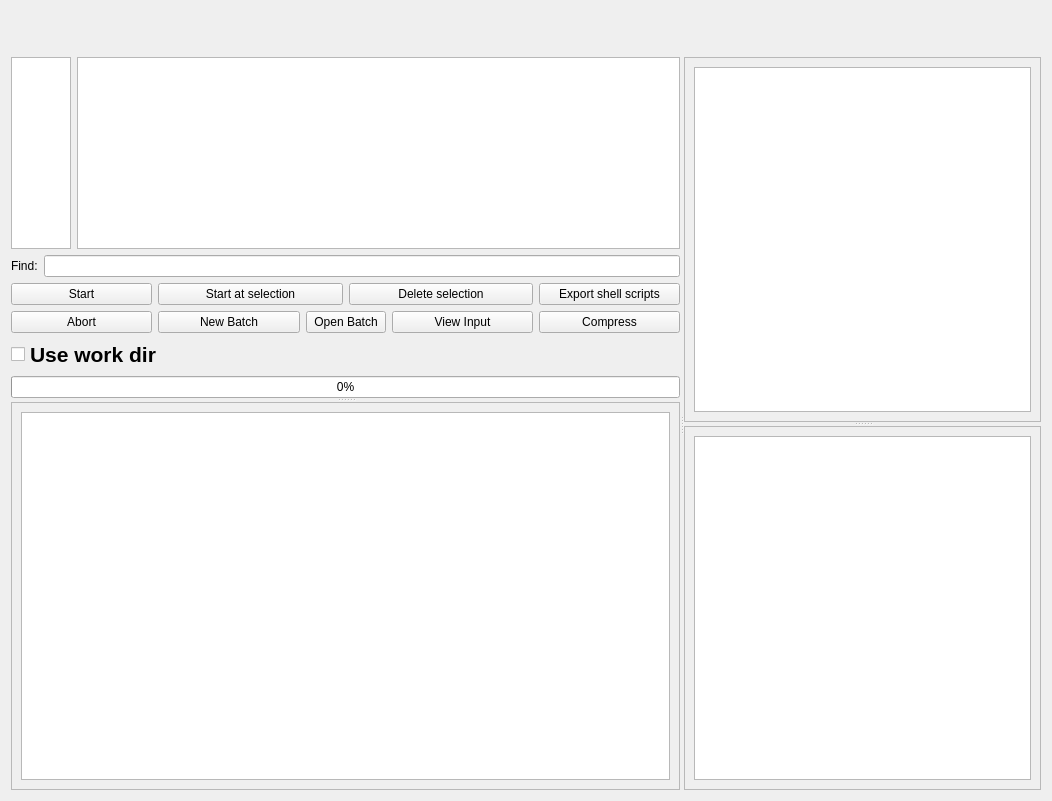
<?xml version="1.0" encoding="UTF-8"?>
<ui version="4.0">
 <class>Form</class>
 <widget class="QWidget" name="Form">
  <property name="geometry">
   <rect>
    <x>0</x>
    <y>0</y>
    <width>1052</width>
    <height>801</height>
   </rect>
  </property>
  <property name="windowTitle">
   <string>Form</string>
  </property>
  <layout class="QVBoxLayout" name="verticalLayout_5">
   <item>
    <widget class="QLabel" name="labelBatchPath">
     <property name="sizePolicy">
      <sizepolicy hsizetype="Preferred" vsizetype="Fixed">
       <horstretch>0</horstretch>
       <verstretch>0</verstretch>
      </sizepolicy>
     </property>
     <property name="minimumSize">
      <size>
       <width>0</width>
       <height>30</height>
      </size>
     </property>
     <property name="maximumSize">
      <size>
       <width>16777215</width>
       <height>40</height>
      </size>
     </property>
     <property name="font">
      <font>
       <weight>75</weight>
       <bold>true</bold>
      </font>
     </property>
     <property name="text">
      <string/>
     </property>
     <property name="textInteractionFlags">
      <set>Qt::LinksAccessibleByMouse|Qt::TextSelectableByKeyboard|Qt::TextSelectableByMouse</set>
     </property>
    </widget>
   </item>
   <item>
    <widget class="QSplitter" name="splitter_3">
     <property name="orientation">
      <enum>Qt::Horizontal</enum>
     </property>
     <widget class="QSplitter" name="splitter">
      <property name="orientation">
       <enum>Qt::Vertical</enum>
      </property>
      <widget class="QWidget" name="layoutWidget">
       <layout class="QVBoxLayout" name="verticalLayout">
        <item>
         <layout class="QHBoxLayout" name="horizontalLayout">
          <item>
           <widget class="QListWidget" name="listWidgetItemNumbers">
            <property name="sizePolicy">
             <sizepolicy hsizetype="Expanding" vsizetype="Expanding">
              <horstretch>1</horstretch>
              <verstretch>0</verstretch>
             </sizepolicy>
            </property>
            <property name="minimumSize">
             <size>
              <width>30</width>
              <height>0</height>
             </size>
            </property>
           </widget>
          </item>
          <item>
           <widget class="QListWidget" name="listwBatch">
            <property name="sizePolicy">
             <sizepolicy hsizetype="Expanding" vsizetype="Expanding">
              <horstretch>10</horstretch>
              <verstretch>0</verstretch>
             </sizepolicy>
            </property>
            <property name="selectionMode">
             <enum>QAbstractItemView::ExtendedSelection</enum>
            </property>
           </widget>
          </item>
         </layout>
        </item>
        <item>
         <layout class="QHBoxLayout" name="horizontalLayout_2">
          <item>
           <widget class="QLabel" name="label">
            <property name="text">
             <string>Find:</string>
            </property>
           </widget>
          </item>
          <item>
           <widget class="QLineEdit" name="lineEditFindItem"/>
          </item>
         </layout>
        </item>
        <item>
         <layout class="QGridLayout" name="gridLayout">
          <item row="0" column="0">
           <widget class="QPushButton" name="btnStart">
            <property name="sizePolicy">
             <sizepolicy hsizetype="MinimumExpanding" vsizetype="MinimumExpanding">
              <horstretch>0</horstretch>
              <verstretch>0</verstretch>
             </sizepolicy>
            </property>
            <property name="minimumSize">
             <size>
              <width>55</width>
              <height>0</height>
             </size>
            </property>
            <property name="maximumSize">
             <size>
              <width>16777215</width>
              <height>50</height>
             </size>
            </property>
            <property name="baseSize">
             <size>
              <width>60</width>
              <height>0</height>
             </size>
            </property>
            <property name="text">
             <string>Start</string>
            </property>
           </widget>
          </item>
          <item row="0" column="1" colspan="2">
           <widget class="QPushButton" name="btnStartAtSelection">
            <property name="sizePolicy">
             <sizepolicy hsizetype="MinimumExpanding" vsizetype="MinimumExpanding">
              <horstretch>0</horstretch>
              <verstretch>0</verstretch>
             </sizepolicy>
            </property>
            <property name="minimumSize">
             <size>
              <width>125</width>
              <height>0</height>
             </size>
            </property>
            <property name="maximumSize">
             <size>
              <width>16777215</width>
              <height>50</height>
             </size>
            </property>
            <property name="baseSize">
             <size>
              <width>60</width>
              <height>0</height>
             </size>
            </property>
            <property name="text">
             <string>Start at selection</string>
            </property>
           </widget>
          </item>
          <item row="0" column="3" colspan="2">
           <widget class="QPushButton" name="btnDelete">
            <property name="sizePolicy">
             <sizepolicy hsizetype="MinimumExpanding" vsizetype="MinimumExpanding">
              <horstretch>0</horstretch>
              <verstretch>0</verstretch>
             </sizepolicy>
            </property>
            <property name="minimumSize">
             <size>
              <width>110</width>
              <height>0</height>
             </size>
            </property>
            <property name="maximumSize">
             <size>
              <width>16777215</width>
              <height>50</height>
             </size>
            </property>
            <property name="text">
             <string>Delete selection</string>
            </property>
           </widget>
          </item>
          <item row="0" column="5">
           <widget class="QPushButton" name="btnExportShScripts">
            <property name="sizePolicy">
             <sizepolicy hsizetype="MinimumExpanding" vsizetype="MinimumExpanding">
              <horstretch>0</horstretch>
              <verstretch>0</verstretch>
             </sizepolicy>
            </property>
            <property name="maximumSize">
             <size>
              <width>16777215</width>
              <height>50</height>
             </size>
            </property>
            <property name="text">
             <string>Export shell scripts</string>
            </property>
           </widget>
          </item>
          <item row="1" column="0">
           <widget class="QPushButton" name="btnAbort">
            <property name="sizePolicy">
             <sizepolicy hsizetype="MinimumExpanding" vsizetype="MinimumExpanding">
              <horstretch>0</horstretch>
              <verstretch>0</verstretch>
             </sizepolicy>
            </property>
            <property name="minimumSize">
             <size>
              <width>55</width>
              <height>0</height>
             </size>
            </property>
            <property name="maximumSize">
             <size>
              <width>16777215</width>
              <height>50</height>
             </size>
            </property>
            <property name="baseSize">
             <size>
              <width>60</width>
              <height>0</height>
             </size>
            </property>
            <property name="text">
             <string>Abort</string>
            </property>
           </widget>
          </item>
          <item row="1" column="1">
           <widget class="QPushButton" name="btnNew">
            <property name="sizePolicy">
             <sizepolicy hsizetype="MinimumExpanding" vsizetype="MinimumExpanding">
              <horstretch>0</horstretch>
              <verstretch>0</verstretch>
             </sizepolicy>
            </property>
            <property name="minimumSize">
             <size>
              <width>80</width>
              <height>0</height>
             </size>
            </property>
            <property name="maximumSize">
             <size>
              <width>16777215</width>
              <height>50</height>
             </size>
            </property>
            <property name="baseSize">
             <size>
              <width>60</width>
              <height>0</height>
             </size>
            </property>
            <property name="text">
             <string>New Batch</string>
            </property>
           </widget>
          </item>
          <item row="1" column="2" colspan="2">
           <widget class="QPushButton" name="btnOpen">
            <property name="sizePolicy">
             <sizepolicy hsizetype="MinimumExpanding" vsizetype="MinimumExpanding">
              <horstretch>0</horstretch>
              <verstretch>0</verstretch>
             </sizepolicy>
            </property>
            <property name="minimumSize">
             <size>
              <width>80</width>
              <height>0</height>
             </size>
            </property>
            <property name="maximumSize">
             <size>
              <width>16777215</width>
              <height>50</height>
             </size>
            </property>
            <property name="baseSize">
             <size>
              <width>60</width>
              <height>0</height>
             </size>
            </property>
            <property name="text">
             <string>Open Batch</string>
            </property>
           </widget>
          </item>
          <item row="1" column="4">
           <widget class="QPushButton" name="btnViewInput">
            <property name="sizePolicy">
             <sizepolicy hsizetype="MinimumExpanding" vsizetype="MinimumExpanding">
              <horstretch>0</horstretch>
              <verstretch>0</verstretch>
             </sizepolicy>
            </property>
            <property name="minimumSize">
             <size>
              <width>75</width>
              <height>0</height>
             </size>
            </property>
            <property name="maximumSize">
             <size>
              <width>16777215</width>
              <height>50</height>
             </size>
            </property>
            <property name="baseSize">
             <size>
              <width>70</width>
              <height>0</height>
             </size>
            </property>
            <property name="text">
             <string>View Input</string>
            </property>
           </widget>
          </item>
          <item row="1" column="5">
           <widget class="QPushButton" name="btnCompress">
            <property name="sizePolicy">
             <sizepolicy hsizetype="MinimumExpanding" vsizetype="MinimumExpanding">
              <horstretch>0</horstretch>
              <verstretch>0</verstretch>
             </sizepolicy>
            </property>
            <property name="maximumSize">
             <size>
              <width>16777215</width>
              <height>50</height>
             </size>
            </property>
            <property name="text">
             <string>Compress</string>
            </property>
           </widget>
          </item>
         </layout>
        </item>
        <item>
         <widget class="QCheckBox" name="checkBoxUseWorkDir">
          <property name="font">
           <font>
            <pointsize>16</pointsize>
            <weight>75</weight>
            <bold>true</bold>
           </font>
          </property>
          <property name="toolTip">
           <string>Use a temporary working directory to process each batch item. Moves output back to batch directory when done. Useful if you have a very fast filesystem with limited capacity.</string>
          </property>
          <property name="text">
           <string>Use work dir</string>
          </property>
         </widget>
        </item>
        <item>
         <widget class="QProgressBar" name="progressBar">
          <property name="minimum">
           <number>0</number>
          </property>
          <property name="value">
           <number>0</number>
          </property>
          <property name="textVisible">
           <bool>true</bool>
          </property>
          <property name="textDirection">
           <enum>QProgressBar::TopToBottom</enum>
          </property>
         </widget>
        </item>
       </layout>
      </widget>
      <widget class="QScrollArea" name="scrollArea">
       <property name="sizePolicy">
        <sizepolicy hsizetype="Expanding" vsizetype="Expanding">
         <horstretch>0</horstretch>
         <verstretch>1</verstretch>
        </sizepolicy>
       </property>
       <property name="widgetResizable">
        <bool>true</bool>
       </property>
       <widget class="QWidget" name="scrollAreaWidgetContents">
        <property name="geometry">
         <rect>
          <x>0</x>
          <y>0</y>
          <width>704</width>
          <height>339</height>
         </rect>
        </property>
        <layout class="QVBoxLayout" name="verticalLayout_2">
         <item>
          <widget class="QTextBrowser" name="textBrowserItemInfo">
           <property name="html">
            <string>&lt;!DOCTYPE HTML PUBLIC &quot;-//W3C//DTD HTML 4.0//EN&quot; &quot;http://www.w3.org/TR/REC-html40/strict.dtd&quot;&gt;
&lt;html&gt;&lt;head&gt;&lt;meta name=&quot;qrichtext&quot; content=&quot;1&quot; /&gt;&lt;style type=&quot;text/css&quot;&gt;
p, li { white-space: pre-wrap; }
&lt;/style&gt;&lt;/head&gt;&lt;body style=&quot; font-family:'Noto Sans'; font-size:10pt; font-weight:400; font-style:normal;&quot;&gt;
&lt;p style=&quot;-qt-paragraph-type:empty; margin-top:0px; margin-bottom:0px; margin-left:0px; margin-right:0px; -qt-block-indent:0; text-indent:0px; font-family:'Sans Serif'; font-size:9pt;&quot;&gt;&lt;br /&gt;&lt;/p&gt;&lt;/body&gt;&lt;/html&gt;</string>
           </property>
          </widget>
         </item>
        </layout>
       </widget>
      </widget>
     </widget>
     <widget class="QSplitter" name="splitter_2">
      <property name="orientation">
       <enum>Qt::Vertical</enum>
      </property>
      <widget class="QScrollArea" name="scrollAreaStdOut">
       <property name="enabled">
        <bool>true</bool>
       </property>
       <property name="sizePolicy">
        <sizepolicy hsizetype="Expanding" vsizetype="Expanding">
         <horstretch>0</horstretch>
         <verstretch>1</verstretch>
        </sizepolicy>
       </property>
       <property name="widgetResizable">
        <bool>true</bool>
       </property>
       <widget class="QWidget" name="scrollAreaWidgetContents_4">
        <property name="geometry">
         <rect>
          <x>0</x>
          <y>0</y>
          <width>327</width>
          <height>367</height>
         </rect>
        </property>
        <layout class="QVBoxLayout" name="verticalLayout_4">
         <item>
          <widget class="QTextBrowser" name="textBrowserStdOut"/>
         </item>
        </layout>
       </widget>
      </widget>
      <widget class="QScrollArea" name="scrollAreaOutputInfo">
       <property name="sizePolicy">
        <sizepolicy hsizetype="Expanding" vsizetype="Expanding">
         <horstretch>2</horstretch>
         <verstretch>1</verstretch>
        </sizepolicy>
       </property>
       <property name="widgetResizable">
        <bool>true</bool>
       </property>
       <widget class="QWidget" name="scrollAreaWidgetContents_6">
        <property name="geometry">
         <rect>
          <x>0</x>
          <y>0</y>
          <width>327</width>
          <height>367</height>
         </rect>
        </property>
        <layout class="QVBoxLayout" name="verticalLayout_3">
         <item>
          <widget class="QTextBrowser" name="textBrowserOutputInfo"/>
         </item>
        </layout>
       </widget>
      </widget>
     </widget>
    </widget>
   </item>
  </layout>
 </widget>
 <tabstops>
  <tabstop>listwBatch</tabstop>
  <tabstop>btnStart</tabstop>
  <tabstop>btnStartAtSelection</tabstop>
  <tabstop>btnDelete</tabstop>
  <tabstop>btnAbort</tabstop>
  <tabstop>btnNew</tabstop>
  <tabstop>btnOpen</tabstop>
  <tabstop>btnViewInput</tabstop>
  <tabstop>scrollArea</tabstop>
  <tabstop>textBrowserItemInfo</tabstop>
  <tabstop>textBrowserStdOut</tabstop>
  <tabstop>scrollAreaStdOut</tabstop>
  <tabstop>textBrowserOutputInfo</tabstop>
  <tabstop>scrollAreaOutputInfo</tabstop>
 </tabstops>
 <resources/>
 <connections/>
</ui>
